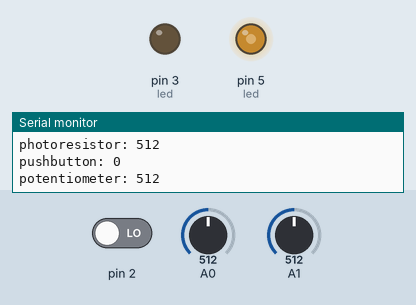
Recording of a sketch running on a simulated Arduino Uno, built with avr-gcc and run on an emulated ATmega328P. Parts: output pins drawn as LEDs (lit = HIGH), the last lines printed to the serial monitor. The test bench sets the inputs (shaded band); at power-on: pin 2 LOW, A0 = 512, A1 = 512.

Above: at 2.3 s.
2.4 s: pin 2 driven HIGH
At 5.28 s:
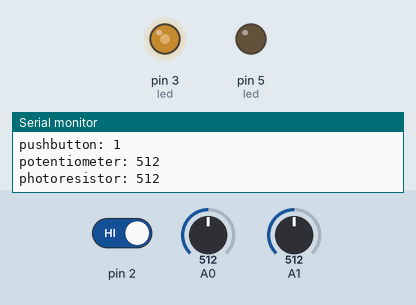
5.4 s: A0 set to 990
At 6.3 s:
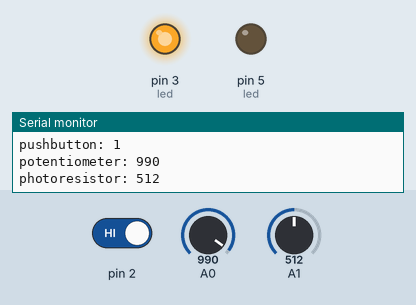
6.9 s: A0 set to 1009
At 8.0 s:
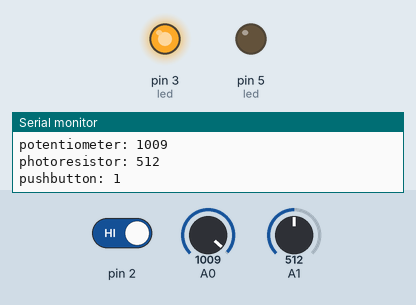
9.9 s: A1 set to 208
12.9 s: A1 set to 192
At 15.8 s:
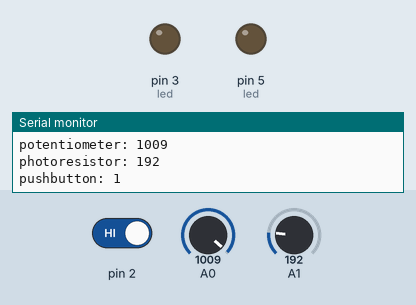
Timing chart, 0 to 16.9 s (numbered marks = the images above; inputs shaded):
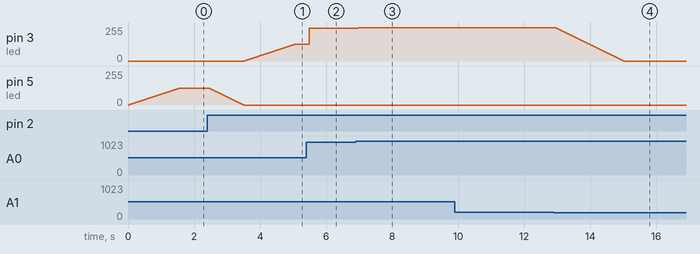

The sketch:

Bowen_1.ino
```cpp
int led = 3;                      /*color of the led: the red led, connected to pin 3, glows if the pushbutton is not pressed;
                                                      the green led, connected to pin 5, glows if the pushbutton is pressed;*/
bool brighten = true;             //whether there is need to turn on a led
bool fade = false;                //whether there is need to turn off a led
bool initial = true;              //initially, only need to brighten but no need to fade
int prev_potentiometer = 0;       //the previous brightness of the led, determined by the potentiometer
bool prev_photoresistor = false;  //the previous brightness around the photoresistor

void setup() {
  // initialize serial communication at 9600 bits per second:
  Serial.begin(9600);
}

void loop() {
  // read the input on analog pin 0, which measures potentiometer
  int potentiometer = analogRead(A0);
  Serial.print("potentiometer: ");
  Serial.println(potentiometer);

  // read the input on analog pin 1, which measures photoresistor
  int photoresistor = analogRead(A1);
  Serial.print("photoresistor: ");
  Serial.println(photoresistor);

  // read the input pin 2, which measures pushbutton
  int pushbutton = digitalRead(2);
  Serial.print("pushbutton: ");
  Serial.println(pushbutton);
  Serial.println();

  //determine the led color and whether to turn on/off led
  if (pushbutton == 1) {      //if unpressed (default)
    if (led != 3) {           //if green light was glowing
      led = 3;                //set the color to red
      brighten = true;        //red light will be on
      fade = true;            //green light will be off
      prev_potentiometer = 0; //because red light was not glowing, reset the initial brightness to zero
    } else {                  //if red light was glowing
      brighten = false;
      fade = false;           //keep glowing
    }
  } else {                    //if pressed
    if (led != 5) {           //if red light was glowing
      led = 5;                //set the color to green
      brighten = true;        //green light will be on
      fade = true;            //red light will be off
      prev_potentiometer = 0; //because green light was not glowing, reset the initial brightness to zero
    } else {                  //if green light was glowing
      brighten = false;
      fade = false;           //keep glowing
    }
  }

  analogWrite(3, 0);
  analogWrite(5, 0);          //set both lights off
  if (photoresistor > 200) {  //if it is dark enough around the photoresistor
    if (initial) {            //if it is the initial state, both leds are off
      brighten = true;        //now one will be turned on
      fade = false;           //the other is still off
      initial = false;
    }
    if (prev_photoresistor == false) {  //if it was not dark previously, both leds were off
      brighten = true;                  //now one will be turned on
      prev_potentiometer = 0;           //with initial brightness of zero
      prev_photoresistor = true;        //update the current state
    }

    // change the analog out value
    if (!brighten) {                    //no need to change led state
      int a = map(potentiometer, 0, 1023, 0, 255);
      analogWrite(led, a);              //simply keep glowing
    } else {                            //need to light the led
      if (fade) {                       //if needed, let the other fade first
        for (int timer = potentiometer; timer >= 0; timer --) {
          int b = map(timer, 0, 1023, 0, 255);
          if (led == 3) {
            analogWrite(5, b);
          } else {
            analogWrite(3, b);
          }
          delay(2);                     //change here: make the fading effect more obvious
        }
      }
      for (int timer = prev_potentiometer; timer < potentiometer; timer ++) { //then light the led
        int a = map(timer, 0, 1023, 0, 255);
        analogWrite(led, a);
        delay(3);                       //change here: make the brightening effect more obvious
      }
    }
  } else {
    if (prev_photoresistor == true) {   //if it was dark previously, one led was glowing
      for (int timer = potentiometer; timer >= 0; timer --) {                 //let it fade
        int b = map(timer, 0, 1023, 0, 255);
        analogWrite(led, b);
        delay(2);                       //change here: make the fading effect more obvious
      }
      prev_photoresistor = false;       //update the current state
    }
  }
  prev_potentiometer = potentiometer;   //update the current brightness of the led
}
```

Measured:
- the behaviour switches between 201 and 200 on A1 (found by bisection; images 3 and 4)
- after the input at 2.4 s, pin 3 (led): moves from 0/255 to 127/255 over 1.6 s, starting after 1.1 s; pin 5 (led): moves from 127/255 to 0/255 over 1.0 s, starting after 0.06 s
- after the input at 5.4 s, pin 3 (led): 127/255 → 246/255 after 0.09 s
- after the input at 6.9 s, pin 3 (led): 246/255 → 251/255 after 0.07 s
- after the input at 12.9 s, pin 3 (led): moves from 251/255 to 0/255 over 2.1 s, starting after 0.05 s
